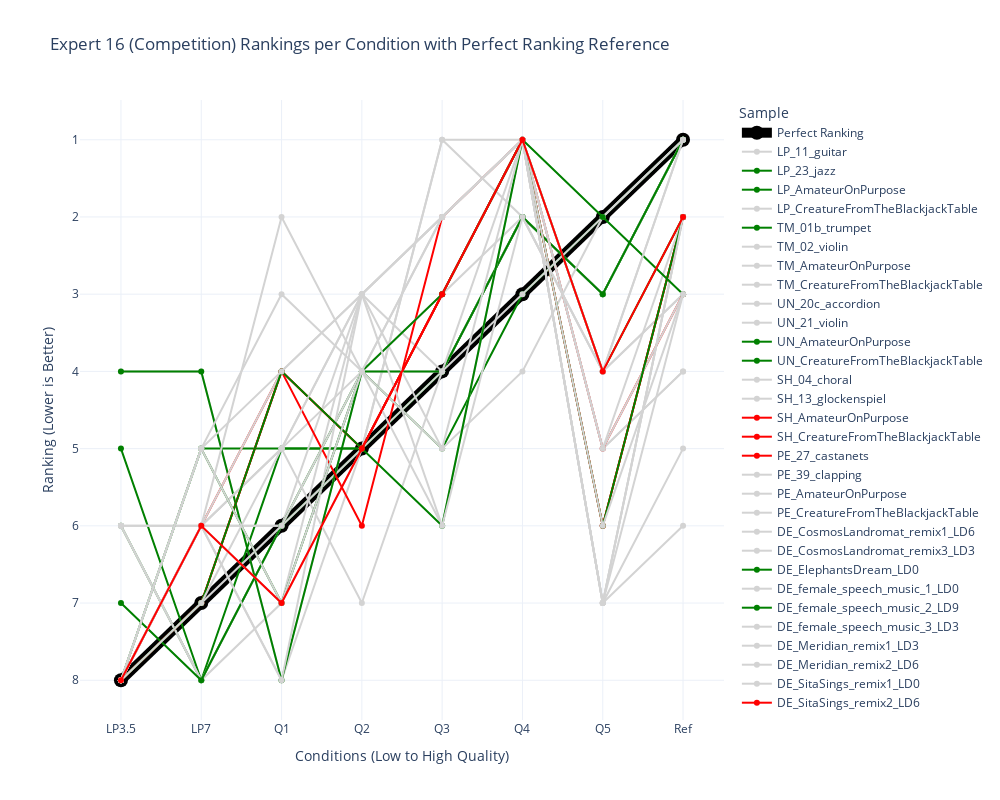

Notebook code cell kept with this figure:
### Code cell
# Spaghetti plot for Expert 16 rankings

reversed_expert16_rankings_hard_hardest = expert16_rankings[:, ::-1]

# Reshape rankings data for Plotly
expert16_rankings_df = pd.DataFrame(reversed_expert16_rankings_hard_hardest, columns=conditions)
expert16_rankings_df['Sample'] = items

# Melt dataframe for better visualization
expert16_rankings_df_melted = expert16_rankings_df.melt(id_vars=['Sample'], var_name='Condition', value_name='Ranking')

expert16_rankings_df_melted = pd.concat([perfect_df, expert16_rankings_df_melted])


# Define custom colors
color_map = {
    "Perfect Ranking": "black"
}

# Assign green to easy items
for item in easy_easiest_trials_competition_kmeans:
    color_map[item] = "green"

# Assign red to hard items
for item in hard_hardest_trials_competition_kmeans:
    color_map[item] = "red"

# Assign light grey to all other samples
all_samples = expert16_rankings_df_melted['Sample'].unique()
for item in all_samples:
    if item not in color_map:
        color_map[item] = "lightgrey"

# Create plot
fig = px.line(expert16_rankings_df_melted, x='Condition', y='Ranking', color='Sample', markers=True,
              title="Expert 16 (Competition) Rankings per Condition with Perfect Ranking Reference",
              labels={"Ranking": "Ranking (Lower is Better)", "Condition": "Conditions (Low to High Quality)"},
              color_discrete_map=color_map,
              template="plotly_white")

# Adjust figure dimensions
fig.update_layout(width=1000, height=800)

# Invert y-axis (lower ranks at top)
fig.update_yaxes(autorange="reversed")

# Modify the "Perfect Ranking" line to be more visible
fig.update_traces(
    selector=dict(name="Perfect Ranking"),
    line=dict(width=10, color='black'),
    marker=dict(size=14, color='black')
)

# Show figure
fig.show()

### Figure 1 — Plotly figure (JSON) as saved in the notebook; plotly's stock layout.template omitted (floating-point values rounded to 4 significant figures)
{"data": [{"hovertemplate": "Sample=Perfect Ranking<br>Conditions (Low to High Quality)=%{x}<br>Ranking (Lower is Better)=%{y}<extra></extra>", "legendgroup": "Perfect Ranking", "line": {"color": "black", "dash": "solid", "width": 10}, "marker": {"color": "black", "size": 14, "symbol": "circle"}, "mode": "lines+markers", "name": "Perfect Ranking", "orientation": "v", "showlegend": true, "type": "scatter", "x": ["LP3.5", "LP7", "Q1", "Q2", "Q3", "Q4", "Q5", "Ref"], "xaxis": "x", "y": [8, 7, 6, 5, 4, 3, 2, 1], "yaxis": "y"}, {"hovertemplate": "Sample=LP_11_guitar<br>Conditions (Low to High Quality)=%{x}<br>Ranking (Lower is Better)=%{y}<extra></extra>", "legendgroup": "LP_11_guitar", "line": {"color": "lightgrey", "dash": "solid"}, "marker": {"symbol": "circle"}, "mode": "lines+markers", "name": "LP_11_guitar", "orientation": "v", "showlegend": true, "type": "scatter", "x": ["LP3.5", "LP7", "Q1", "Q2", "Q3", "Q4", "Q5", "Ref"], "xaxis": "x", "y": [4, 4, 8, 4, 4, 2, 3, 1], "yaxis": "y"}, {"hovertemplate": "Sample=LP_23_jazz<br>Conditions (Low to High Quality)=%{x}<br>Ranking (Lower is Better)=%{y}<extra></extra>", "legendgroup": "LP_23_jazz", "line": {"color": "green", "dash": "solid"}, "marker": {"symbol": "circle"}, "mode": "lines+markers", "name": "LP_23_jazz", "orientation": "v", "showlegend": true, "type": "scatter", "x": ["LP3.5", "LP7", "Q1", "Q2", "Q3", "Q4", "Q5", "Ref"], "xaxis": "x", "y": [8, 5, 5, 5, 4, 2, 3, 1], "yaxis": "y"}, {"hovertemplate": "Sample=LP_AmateurOnPurpose<br>Conditions (Low to High Quality)=%{x}<br>Ranking (Lower is Better)=%{y}<extra></extra>", "legendgroup": "LP_AmateurOnPurpose", "line": {"color": "green", "dash": "solid"}, "marker": {"symbol": "circle"}, "mode": "lines+markers", "name": "LP_AmateurOnPurpose", "orientation": "v", "showlegend": true, "type": "scatter", "x": ["LP3.5", "LP7", "Q1", "Q2", "Q3", "Q4", "Q5", "Ref"], "xaxis": "x", "y": [5, 8, 5, 5, 4, 2, 3, 1], "yaxis": "y"}, {"hovertemplate": "Sample=LP_CreatureFromTheBlackjackTable<br>Conditions (Low to High Quality)=%{x}<br>Ranking (Lower is Better)=%{y}<extra></extra>", "legendgroup": "LP_CreatureFromTheBlackjackTable", "line": {"color": "lightgrey", "dash": "solid"}, "marker": {"symbol": "circle"}, "mode": "lines+markers", "name": "LP_CreatureFromTheBlackjackTable", "orientation": "v", "showlegend": true, "type": "scatter", "x": ["LP3.5", "LP7", "Q1", "Q2", "Q3", "Q4", "Q5", "Ref"], "xaxis": "x", "y": [8, 6, 6, 5, 4, 2, 3, 1], "yaxis": "y"}, {"hovertemplate": "Sample=TM_01b_trumpet<br>Conditions (Low to High Quality)=%{x}<br>Ranking (Lower is Better)=%{y}<extra></extra>", "legendgroup": "TM_01b_trumpet", "line": {"color": "green", "dash": "solid"}, "marker": {"symbol": "circle"}, "mode": "lines+markers", "name": "TM_01b_trumpet", "orientation": "v", "showlegend": true, "type": "scatter", "x": ["LP3.5", "LP7", "Q1", "Q2", "Q3", "Q4", "Q5", "Ref"], "xaxis": "x", "y": [6, 8, 6, 5, 3, 1, 4, 2], "yaxis": "y"}, {"hovertemplate": "Sample=TM_02_violin<br>Conditions (Low to High Quality)=%{x}<br>Ranking (Lower is Better)=%{y}<extra></extra>", "legendgroup": "TM_02_violin", "line": {"color": "lightgrey", "dash": "solid"}, "marker": {"symbol": "circle"}, "mode": "lines+markers", "name": "TM_02_violin", "orientation": "v", "showlegend": true, "type": "scatter", "x": ["LP3.5", "LP7", "Q1", "Q2", "Q3", "Q4", "Q5", "Ref"], "xaxis": "x", "y": [6, 6, 8, 5, 3, 2, 4, 1], "yaxis": "y"}, {"hovertemplate": "Sample=TM_AmateurOnPurpose<br>Conditions (Low to High Quality)=%{x}<br>Ranking (Lower is Better)=%{y}<extra></extra>", "legendgroup": "TM_AmateurOnPurpose", "line": {"color": "lightgrey", "dash": "solid"}, "marker": {"symbol": "circle"}, "mode": "lines+markers", "name": "TM_AmateurOnPurpose", "orientation": "v", "showlegend": true, "type": "scatter", "x": ["LP3.5", "LP7", "Q1", "Q2", "Q3", "Q4", "Q5", "Ref"], "xaxis": "x", "y": [6, 8, 6, 5, 1, 1, 4, 3], "yaxis": "y"}, {"hovertemplate": "Sample=TM_CreatureFromTheBlackjackTable<br>Conditions (Low to High Quality)=%{x}<br>Ranking (Lower is Better)=%{y}<extra></extra>", "legendgroup": "TM_CreatureFromTheBlackjackTable", "line": {"color": "lightgrey", "dash": "solid"}, "marker": {"symbol": "circle"}, "mode": "lines+markers", "name": "TM_CreatureFromTheBlackjackTable", "orientation": "v", "showlegend": true, "type": "scatter", "x": ["LP3.5", "LP7", "Q1", "Q2", "Q3", "Q4", "Q5", "Ref"], "xaxis": "x", "y": [6, 8, 7, 5, 1, 2, 4, 3], "yaxis": "y"}, {"hovertemplate": "Sample=UN_20c_accordion<br>Conditions (Low to High Quality)=%{x}<br>Ranking (Lower is Better)=%{y}<extra></extra>", "legendgroup": "UN_20c_accordion", "line": {"color": "lightgrey", "dash": "solid"}, "marker": {"symbol": "circle"}, "mode": "lines+markers", "name": "UN_20c_accordion", "orientation": "v", "showlegend": true, "type": "scatter", "x": ["LP3.5", "LP7", "Q1", "Q2", "Q3", "Q4", "Q5", "Ref"], "xaxis": "x", "y": [8, 6, 6, 3, 2, 1, 5, 4], "yaxis": "y"}, {"hovertemplate": "Sample=UN_21_violin<br>Conditions (Low to High Quality)=%{x}<br>Ranking (Lower is Better)=%{y}<extra></extra>", "legendgroup": "UN_21_violin", "line": {"color": "lightgrey", "dash": "solid"}, "marker": {"symbol": "circle"}, "mode": "lines+markers", "name": "UN_21_violin", "orientation": "v", "showlegend": true, "type": "scatter", "x": ["LP3.5", "LP7", "Q1", "Q2", "Q3", "Q4", "Q5", "Ref"], "xaxis": "x", "y": [8, 6, 7, 3, 2, 1, 5, 4], "yaxis": "y"}, {"hovertemplate": "Sample=UN_AmateurOnPurpose<br>Conditions (Low to High Quality)=%{x}<br>Ranking (Lower is Better)=%{y}<extra></extra>", "legendgroup": "UN_AmateurOnPurpose", "line": {"color": "green", "dash": "solid"}, "marker": {"symbol": "circle"}, "mode": "lines+markers", "name": "UN_AmateurOnPurpose", "orientation": "v", "showlegend": true, "type": "scatter", "x": ["LP3.5", "LP7", "Q1", "Q2", "Q3", "Q4", "Q5", "Ref"], "xaxis": "x", "y": [7, 8, 6, 4, 5, 3, 2, 1], "yaxis": "y"}, {"hovertemplate": "Sample=UN_CreatureFromTheBlackjackTable<br>Conditions (Low to High Quality)=%{x}<br>Ranking (Lower is Better)=%{y}<extra></extra>", "legendgroup": "UN_CreatureFromTheBlackjackTable", "line": {"color": "green", "dash": "solid"}, "marker": {"symbol": "circle"}, "mode": "lines+markers", "name": "UN_CreatureFromTheBlackjackTable", "orientation": "v", "showlegend": true, "type": "scatter", "x": ["LP3.5", "LP7", "Q1", "Q2", "Q3", "Q4", "Q5", "Ref"], "xaxis": "x", "y": [4, 4, 8, 4, 4, 2, 3, 1], "yaxis": "y"}, {"hovertemplate": "Sample=SH_04_choral<br>Conditions (Low to High Quality)=%{x}<br>Ranking (Lower is Better)=%{y}<extra></extra>", "legendgroup": "SH_04_choral", "line": {"color": "lightgrey", "dash": "solid"}, "marker": {"symbol": "circle"}, "mode": "lines+markers", "name": "SH_04_choral", "orientation": "v", "showlegend": true, "type": "scatter", "x": ["LP3.5", "LP7", "Q1", "Q2", "Q3", "Q4", "Q5", "Ref"], "xaxis": "x", "y": [8, 6, 5, 4, 3, 1, 7, 2], "yaxis": "y"}, {"hovertemplate": "Sample=SH_13_glockenspiel<br>Conditions (Low to High Quality)=%{x}<br>Ranking (Lower is Better)=%{y}<extra></extra>", "legendgroup": "SH_13_glockenspiel", "line": {"color": "lightgrey", "dash": "solid"}, "marker": {"symbol": "circle"}, "mode": "lines+markers", "name": "SH_13_glockenspiel", "orientation": "v", "showlegend": true, "type": "scatter", "x": ["LP3.5", "LP7", "Q1", "Q2", "Q3", "Q4", "Q5", "Ref"], "xaxis": "x", "y": [8, 6, 5, 3, 4, 1, 7, 2], "yaxis": "y"}, {"hovertemplate": "Sample=SH_AmateurOnPurpose<br>Conditions (Low to High Quality)=%{x}<br>Ranking (Lower is Better)=%{y}<extra></extra>", "legendgroup": "SH_AmateurOnPurpose", "line": {"color": "red", "dash": "solid"}, "marker": {"symbol": "circle"}, "mode": "lines+markers", "name": "SH_AmateurOnPurpose", "orientation": "v", "showlegend": true, "type": "scatter", "x": ["LP3.5", "LP7", "Q1", "Q2", "Q3", "Q4", "Q5", "Ref"], "xaxis": "x", "y": [8, 7, 4, 6, 2, 1, 5, 3], "yaxis": "y"}, {"hovertemplate": "Sample=SH_CreatureFromTheBlackjackTable<br>Conditions (Low to High Quality)=%{x}<br>Ranking (Lower is Better)=%{y}<extra></extra>", "legendgroup": "SH_CreatureFromTheBlackjackTable", "line": {"color": "red", "dash": "solid"}, "marker": {"symbol": "circle"}, "mode": "lines+markers", "name": "SH_CreatureFromTheBlackjackTable", "orientation": "v", "showlegend": true, "type": "scatter", "x": ["LP3.5", "LP7", "Q1", "Q2", "Q3", "Q4", "Q5", "Ref"], "xaxis": "x", "y": [8, 7, 4, 5, 3, 1, 6, 2], "yaxis": "y"}, {"hovertemplate": "Sample=PE_27_castanets<br>Conditions (Low to High Quality)=%{x}<br>Ranking (Lower is Better)=%{y}<extra></extra>", "legendgroup": "PE_27_castanets", "line": {"color": "red", "dash": "solid"}, "marker": {"symbol": "circle"}, "mode": "lines+markers", "name": "PE_27_castanets", "orientation": "v", "showlegend": true, "type": "scatter", "x": ["LP3.5", "LP7", "Q1", "Q2", "Q3", "Q4", "Q5", "Ref"], "xaxis": "x", "y": [8, 6, 4, 5, 3, 1, 6, 2], "yaxis": "y"}, {"hovertemplate": "Sample=PE_39_clapping<br>Conditions (Low to High Quality)=%{x}<br>Ranking (Lower is Better)=%{y}<extra></extra>", "legendgroup": "PE_39_clapping", "line": {"color": "lightgrey", "dash": "solid"}, "marker": {"symbol": "circle"}, "mode": "lines+markers", "name": "PE_39_clapping", "orientation": "v", "showlegend": true, "type": "scatter", "x": ["LP3.5", "LP7", "Q1", "Q2", "Q3", "Q4", "Q5", "Ref"], "xaxis": "x", "y": [8, 6, 4, 3, 2, 1, 7, 5], "yaxis": "y"}, {"hovertemplate": "Sample=PE_AmateurOnPurpose<br>Conditions (Low to High Quality)=%{x}<br>Ranking (Lower is Better)=%{y}<extra></extra>", "legendgroup": "PE_AmateurOnPurpose", "line": {"color": "lightgrey", "dash": "solid"}, "marker": {"symbol": "circle"}, "mode": "lines+markers", "name": "PE_AmateurOnPurpose", "orientation": "v", "showlegend": true, "type": "scatter", "x": ["LP3.5", "LP7", "Q1", "Q2", "Q3", "Q4", "Q5", "Ref"], "xaxis": "x", "y": [6, 6, 8, 3, 5, 4, 2, 1], "yaxis": "y"}, {"hovertemplate": "Sample=PE_CreatureFromTheBlackjackTable<br>Conditions (Low to High Quality)=%{x}<br>Ranking (Lower is Better)=%{y}<extra></extra>", "legendgroup": "PE_CreatureFromTheBlackjackTable", "line": {"color": "lightgrey", "dash": "solid"}, "marker": {"symbol": "circle"}, "mode": "lines+markers", "name": "PE_CreatureFromTheBlackjackTable", "orientation": "v", "showlegend": true, "type": "scatter", "x": ["LP3.5", "LP7", "Q1", "Q2", "Q3", "Q4", "Q5", "Ref"], "xaxis": "x", "y": [8, 6, 5, 7, 4, 3, 2, 1], "yaxis": "y"}, {"hovertemplate": "Sample=DE_CosmosLandromat_remix1_LD6<br>Conditions (Low to High Quality)=%{x}<br>Ranking (Lower is Better)=%{y}<extra></extra>", "legendgroup": "DE_CosmosLandromat_remix1_LD6", "line": {"color": "lightgrey", "dash": "solid"}, "marker": {"symbol": "circle"}, "mode": "lines+markers", "name": "DE_CosmosLandromat_remix1_LD6", "orientation": "v", "showlegend": true, "type": "scatter", "x": ["LP3.5", "LP7", "Q1", "Q2", "Q3", "Q4", "Q5", "Ref"], "xaxis": "x", "y": [8, 6, 7, 4, 2, 1, 5, 3], "yaxis": "y"}, {"hovertemplate": "Sample=DE_CosmosLandromat_remix3_LD3<br>Conditions (Low to High Quality)=%{x}<br>Ranking (Lower is Better)=%{y}<extra></extra>", "legendgroup": "DE_CosmosLandromat_remix3_LD3", "line": {"color": "lightgrey", "dash": "solid"}, "marker": {"symbol": "circle"}, "mode": "lines+markers", "name": "DE_CosmosLandromat_remix3_LD3", "orientation": "v", "showlegend": true, "type": "scatter", "x": ["LP3.5", "LP7", "Q1", "Q2", "Q3", "Q4", "Q5", "Ref"], "xaxis": "x", "y": [8, 7, 6, 4, 3, 1, 5, 2], "yaxis": "y"}, {"hovertemplate": "Sample=DE_ElephantsDream_LD0<br>Conditions (Low to High Quality)=%{x}<br>Ranking (Lower is Better)=%{y}<extra></extra>", "legendgroup": "DE_ElephantsDream_LD0", "line": {"color": "green", "dash": "solid"}, "marker": {"symbol": "circle"}, "mode": "lines+markers", "name": "DE_ElephantsDream_LD0", "orientation": "v", "showlegend": true, "type": "scatter", "x": ["LP3.5", "LP7", "Q1", "Q2", "Q3", "Q4", "Q5", "Ref"], "xaxis": "x", "y": [8, 5, 7, 4, 3, 1, 6, 2], "yaxis": "y"}, {"hovertemplate": "Sample=DE_female_speech_music_1_LD0<br>Conditions (Low to High Quality)=%{x}<br>Ranking (Lower is Better)=%{y}<extra></extra>", "legendgroup": "DE_female_speech_music_1_LD0", "line": {"color": "lightgrey", "dash": "solid"}, "marker": {"symbol": "circle"}, "mode": "lines+markers", "name": "DE_female_speech_music_1_LD0", "orientation": "v", "showlegend": true, "type": "scatter", "x": ["LP3.5", "LP7", "Q1", "Q2", "Q3", "Q4", "Q5", "Ref"], "xaxis": "x", "y": [8, 5, 3, 4, 6, 1, 7, 2], "yaxis": "y"}, {"hovertemplate": "Sample=DE_female_speech_music_2_LD9<br>Conditions (Low to High Quality)=%{x}<br>Ranking (Lower is Better)=%{y}<extra></extra>", "legendgroup": "DE_female_speech_music_2_LD9", "line": {"color": "green", "dash": "solid"}, "marker": {"symbol": "circle"}, "mode": "lines+markers", "name": "DE_female_speech_music_2_LD9", "orientation": "v", "showlegend": true, "type": "scatter", "x": ["LP3.5", "LP7", "Q1", "Q2", "Q3", "Q4", "Q5", "Ref"], "xaxis": "x", "y": [8, 7, 4, 5, 6, 1, 2, 3], "yaxis": "y"}, {"hovertemplate": "Sample=DE_female_speech_music_3_LD3<br>Conditions (Low to High Quality)=%{x}<br>Ranking (Lower is Better)=%{y}<extra></extra>", "legendgroup": "DE_female_speech_music_3_LD3", "line": {"color": "lightgrey", "dash": "solid"}, "marker": {"symbol": "circle"}, "mode": "lines+markers", "name": "DE_female_speech_music_3_LD3", "orientation": "v", "showlegend": true, "type": "scatter", "x": ["LP3.5", "LP7", "Q1", "Q2", "Q3", "Q4", "Q5", "Ref"], "xaxis": "x", "y": [8, 5, 4, 3, 2, 1, 7, 6], "yaxis": "y"}, {"hovertemplate": "Sample=DE_Meridian_remix1_LD3<br>Conditions (Low to High Quality)=%{x}<br>Ranking (Lower is Better)=%{y}<extra></extra>", "legendgroup": "DE_Meridian_remix1_LD3", "line": {"color": "lightgrey", "dash": "solid"}, "marker": {"symbol": "circle"}, "mode": "lines+markers", "name": "DE_Meridian_remix1_LD3", "orientation": "v", "showlegend": true, "type": "scatter", "x": ["LP3.5", "LP7", "Q1", "Q2", "Q3", "Q4", "Q5", "Ref"], "xaxis": "x", "y": [8, 7, 5, 3, 6, 2, 4, 1], "yaxis": "y"}, {"hovertemplate": "Sample=DE_Meridian_remix2_LD6<br>Conditions (Low to High Quality)=%{x}<br>Ranking (Lower is Better)=%{y}<extra></extra>", "legendgroup": "DE_Meridian_remix2_LD6", "line": {"color": "lightgrey", "dash": "solid"}, "marker": {"symbol": "circle"}, "mode": "lines+markers", "name": "DE_Meridian_remix2_LD6", "orientation": "v", "showlegend": true, "type": "scatter", "x": ["LP3.5", "LP7", "Q1", "Q2", "Q3", "Q4", "Q5", "Ref"], "xaxis": "x", "y": [8, 5, 7, 4, 2, 1, 6, 3], "yaxis": "y"}, {"hovertemplate": "Sample=DE_SitaSings_remix1_LD0<br>Conditions (Low to High Quality)=%{x}<br>Ranking (Lower is Better)=%{y}<extra></extra>", "legendgroup": "DE_SitaSings_remix1_LD0", "line": {"color": "lightgrey", "dash": "solid"}, "marker": {"symbol": "circle"}, "mode": "lines+markers", "name": "DE_SitaSings_remix1_LD0", "orientation": "v", "showlegend": true, "type": "scatter", "x": ["LP3.5", "LP7", "Q1", "Q2", "Q3", "Q4", "Q5", "Ref"], "xaxis": "x", "y": [8, 6, 2, 4, 5, 1, 7, 3], "yaxis": "y"}, {"hovertemplate": "Sample=DE_SitaSings_remix2_LD6<br>Conditions (Low to High Quality)=%{x}<br>Ranking (Lower is Better)=%{y}<extra></extra>", "legendgroup": "DE_SitaSings_remix2_LD6", "line": {"color": "red", "dash": "solid"}, "marker": {"symbol": "circle"}, "mode": "lines+markers", "name": "DE_SitaSings_remix2_LD6", "orientation": "v", "showlegend": true, "type": "scatter", "x": ["LP3.5", "LP7", "Q1", "Q2", "Q3", "Q4", "Q5", "Ref"], "xaxis": "x", "y": [8, 6, 7, 5, 3, 1, 4, 2], "yaxis": "y"}], "layout": {"height": 800, "legend": {"title": {"text": "Sample"}, "tracegroupgap": 0}, "title": {"text": "Expert 16 (Competition) Rankings per Condition with Perfect Ranking Reference"}, "width": 1000, "xaxis": {"anchor": "y", "domain": [0, 1], "title": {"text": "Conditions (Low to High Quality)"}}, "yaxis": {"anchor": "x", "autorange": "reversed", "domain": [0, 1], "title": {"text": "Ranking (Lower is Better)"}}}}
